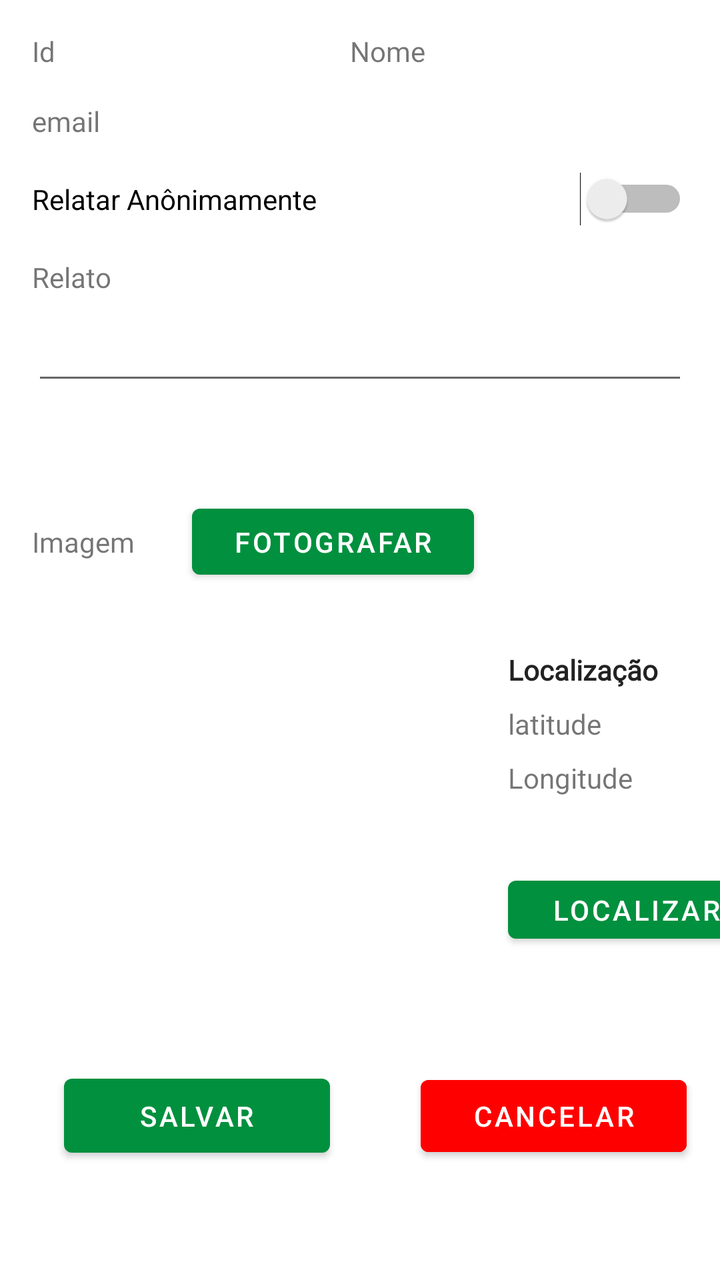
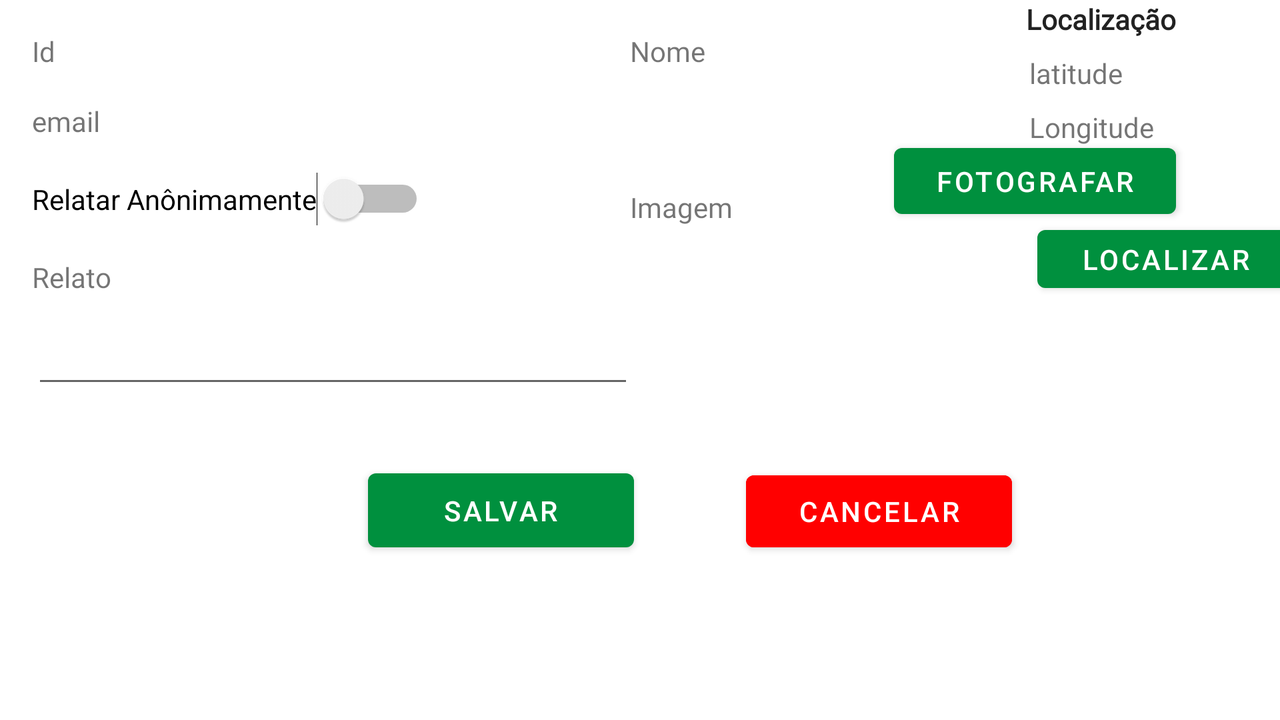

Compare how this app lays out the same screen by default and in its alternative resource folder. The renders come first, then the two layout files and the values they reference.
<!-- AndroidManifest.xml: application theme Theme.Sessao4Daniel -->
<!-- res/layout/fragment_reportacao.xml -->
<?xml version="1.0" encoding="utf-8"?>
<androidx.constraintlayout.widget.ConstraintLayout xmlns:android="http://schemas.android.com/apk/res/android"
    xmlns:app="http://schemas.android.com/apk/res-auto"
    xmlns:tools="http://schemas.android.com/tools"
    android:layout_width="match_parent"
    android:layout_height="match_parent"
    android:id="@+id/fragment_gallery"
    tools:context=".ui.reportacao.ReportAcaoFragment">

    <TextView
        android:id="@+id/reportar_txtIdUsuario"
        android:layout_width="wrap_content"
        android:layout_height="wrap_content"
        android:layout_marginStart="16dp"
        android:layout_marginTop="16dp"
        android:fontFamily="@font/open_sans"
        android:text="Id"
        app:layout_constraintStart_toStartOf="parent"
        app:layout_constraintTop_toTopOf="parent" />

    <TextView
        android:id="@+id/reportar_txtEmail"
        android:layout_width="wrap_content"
        android:layout_height="wrap_content"
        android:layout_marginTop="16dp"
        android:fontFamily="@font/open_sans"
        android:text="email"
        app:layout_constraintStart_toStartOf="@+id/reportar_txtIdUsuario"
        app:layout_constraintTop_toBottomOf="@+id/reportar_txtIdUsuario" />

    <TextView
        android:id="@+id/reportar_txtNome"
        android:layout_width="wrap_content"
        android:layout_height="wrap_content"
        android:fontFamily="@font/open_sans"
        android:text="Nome"
        app:layout_constraintBottom_toBottomOf="@+id/reportar_txtIdUsuario"
        app:layout_constraintEnd_toEndOf="parent"
        app:layout_constraintStart_toEndOf="@+id/reportar_txtIdUsuario"
        app:layout_constraintTop_toTopOf="@+id/reportar_txtIdUsuario" />

    <Switch
        android:id="@+id/reportar_swRelatarAnonimamente"
        android:layout_width="0dp"
        android:layout_height="wrap_content"
        android:layout_marginStart="16dp"
        android:layout_marginTop="16dp"
        android:layout_marginEnd="16dp"
        android:text="Relatar Anônimamente"
        app:layout_constraintEnd_toEndOf="parent"
        app:layout_constraintStart_toStartOf="parent"
        app:layout_constraintTop_toBottomOf="@+id/reportar_txtEmail" />

    <TextView
        android:id="@+id/textView4"
        android:layout_width="wrap_content"
        android:layout_height="wrap_content"
        android:layout_marginTop="16dp"
        android:fontFamily="@font/open_sans"
        android:text="Relato"
        app:layout_constraintStart_toStartOf="@+id/reportar_swRelatarAnonimamente"
        app:layout_constraintTop_toBottomOf="@+id/reportar_swRelatarAnonimamente" />

    <EditText
        android:id="@+id/reportar_edtRelato"
        android:layout_width="0dp"
        android:layout_height="wrap_content"
        android:layout_marginTop="8dp"
        android:ems="10"
        android:gravity="start|top"
        android:inputType="textMultiLine"
        app:layout_constraintEnd_toEndOf="@+id/reportar_swRelatarAnonimamente"
        app:layout_constraintStart_toStartOf="@+id/textView4"
        app:layout_constraintTop_toBottomOf="@+id/textView4" />

    <TextView
        android:id="@+id/textView5"
        android:layout_width="wrap_content"
        android:layout_height="wrap_content"
        android:layout_marginTop="64dp"
        android:fontFamily="@font/open_sans"
        android:text="Imagem"
        app:layout_constraintStart_toStartOf="@+id/reportar_edtRelato"
        app:layout_constraintTop_toBottomOf="@+id/reportar_edtRelato" />

    <Button
        android:id="@+id/reportar_btnFotografar"
        android:layout_width="141dp"
        android:layout_height="45dp"
        android:text="Fotografar"
        app:layout_constraintBottom_toBottomOf="@+id/textView5"
        app:layout_constraintEnd_toEndOf="parent"
        app:layout_constraintHorizontal_bias="0.19"
        app:layout_constraintStart_toEndOf="@+id/textView5"
        app:layout_constraintTop_toTopOf="@+id/textView5" />

    <ImageView
        android:id="@+id/imgRelatos"
        android:layout_width="146dp"
        android:layout_height="150dp"
        android:layout_marginTop="32dp"
        android:scaleType="centerCrop"
        app:layout_constraintStart_toStartOf="@+id/textView5"
        app:layout_constraintTop_toBottomOf="@+id/reportar_btnFotografar"
        tools:src="@tools:sample/avatars" />

    <TextView
        android:id="@+id/textView6"
        android:layout_width="wrap_content"
        android:layout_height="wrap_content"
        android:layout_marginStart="92dp"
        android:fontFamily="@font/open_sans_semibold"
        android:text="Localização"
        android:textColor="#222"
        android:textStyle="bold"
        app:layout_constraintStart_toEndOf="@+id/imgRelatos"
        app:layout_constraintTop_toTopOf="@+id/imgRelatos" />

    <TextView
        android:id="@+id/reportar_txtLatitude"
        android:layout_width="wrap_content"
        android:layout_height="wrap_content"
        android:layout_marginTop="8dp"
        android:layout_marginEnd="19dp"
        android:text="latitude"
        app:layout_constraintEnd_toEndOf="@+id/textView6"
        app:layout_constraintHorizontal_bias="0.0"
        app:layout_constraintStart_toStartOf="@+id/textView6"
        app:layout_constraintTop_toBottomOf="@+id/textView6" />

    <TextView
        android:id="@+id/reportar_txtLogintude"
        android:layout_width="wrap_content"
        android:layout_height="wrap_content"
        android:layout_marginTop="8dp"
        android:text="Longitude"
        app:layout_constraintEnd_toEndOf="@+id/reportar_txtLatitude"
        app:layout_constraintHorizontal_bias="0.0"
        app:layout_constraintStart_toStartOf="@+id/reportar_txtLatitude"
        app:layout_constraintTop_toBottomOf="@+id/reportar_txtLatitude" />

    <Button
        android:id="@+id/reportar_btnLocalizar"
        android:layout_width="128dp"
        android:layout_height="41dp"
        android:layout_marginTop="8dp"
        android:text="Localizar"
        app:layout_constraintBottom_toBottomOf="@+id/imgRelatos"
        app:layout_constraintStart_toStartOf="@+id/reportar_txtLogintude"
        app:layout_constraintTop_toBottomOf="@+id/reportar_txtLogintude"
        app:layout_constraintVertical_bias="1.0" />

    <Button
        android:id="@+id/reportar_btnSalvar"
        android:layout_width="133dp"
        android:layout_height="49dp"
        android:layout_marginStart="32dp"
        android:text="Salvar"
        app:layout_constraintBottom_toBottomOf="parent"
        app:layout_constraintStart_toStartOf="parent"
        app:layout_constraintTop_toBottomOf="@+id/imgRelatos" />

    <Button
        android:id="@+id/reportar_btnCancelar"
        android:layout_width="133dp"
        android:layout_height="wrap_content"
        android:backgroundTint="@color/red"
        android:text="Cancelar"
        app:layout_constraintBottom_toBottomOf="@+id/reportar_btnSalvar"
        app:layout_constraintEnd_toEndOf="parent"
        app:layout_constraintHorizontal_bias="0.73"
        app:layout_constraintStart_toEndOf="@+id/reportar_btnSalvar"
        app:layout_constraintTop_toTopOf="@+id/reportar_btnSalvar" />
</androidx.constraintlayout.widget.ConstraintLayout>
<!-- resources referenced by this layout -->
<resources>
  <color name="red">#ff0000</color>
  <style name="Theme.Sessao4Daniel" parent="Theme.MaterialComponents.Light.DarkActionBar">
          
          <item name="colorPrimary">@color/main_green</item>
          <item name="colorPrimaryVariant">@color/dark_green</item>
          <item name="colorOnPrimary">@color/white</item>
          
          <item name="colorSecondary">@color/yellow</item>
          <item name="colorSecondaryVariant">@color/light_green</item>
          <item name="colorOnSecondary">@color/black</item>
          
          <item name="android:statusBarColor" tools:targetApi="l">?attr/colorPrimaryVariant</item>
          
      </style>
  <color name="main_green">#00903e</color>
  <color name="dark_green">#014920</color>
  <color name="white">#FFFFFFFF</color>
  <color name="yellow">#fdc100</color>
  <color name="light_green">#18DF6E</color>
  <color name="black">#FF000000</color>
</resources>
<!-- res/layout-land/fragment_reportacao.xml (the repository's variant of the layout above) -->
<!-- drawn on the phone turned sideways -->
<?xml version="1.0" encoding="utf-8"?>
<androidx.constraintlayout.widget.ConstraintLayout xmlns:android="http://schemas.android.com/apk/res/android"
    xmlns:app="http://schemas.android.com/apk/res-auto"
    xmlns:tools="http://schemas.android.com/tools"
    android:layout_width="match_parent"
    android:layout_height="match_parent"
    android:id="@+id/fragment_gallery"
    tools:context=".ui.reportacao.ReportAcaoFragment">

    <TextView
        android:id="@+id/reportar_txtIdUsuario"
        android:layout_width="wrap_content"
        android:layout_height="wrap_content"
        android:layout_marginStart="16dp"
        android:layout_marginTop="16dp"
        android:fontFamily="@font/open_sans"
        android:text="Id"
        app:layout_constraintStart_toStartOf="parent"
        app:layout_constraintTop_toTopOf="parent" />

    <TextView
        android:id="@+id/reportar_txtEmail"
        android:layout_width="wrap_content"
        android:layout_height="wrap_content"
        android:layout_marginTop="16dp"
        android:fontFamily="@font/open_sans"
        android:text="email"
        app:layout_constraintStart_toStartOf="@+id/reportar_txtIdUsuario"
        app:layout_constraintTop_toBottomOf="@+id/reportar_txtIdUsuario" />

    <TextView
        android:id="@+id/reportar_txtNome"
        android:layout_width="wrap_content"
        android:layout_height="wrap_content"
        android:fontFamily="@font/open_sans"
        android:text="Nome"
        app:layout_constraintBottom_toBottomOf="@+id/reportar_txtIdUsuario"
        app:layout_constraintEnd_toEndOf="parent"
        app:layout_constraintStart_toEndOf="@+id/reportar_txtIdUsuario"
        app:layout_constraintTop_toTopOf="@+id/reportar_txtIdUsuario" />

    <Switch
        android:id="@+id/reportar_swRelatarAnonimamente"
        android:layout_width="wrap_content"
        android:layout_height="wrap_content"
        android:layout_marginStart="16dp"
        android:layout_marginTop="16dp"
        android:layout_marginEnd="16dp"
        android:text="Relatar Anônimamente"
        app:layout_constraintEnd_toEndOf="parent"
        app:layout_constraintHorizontal_bias="0.0"
        app:layout_constraintStart_toStartOf="parent"
        app:layout_constraintTop_toBottomOf="@+id/reportar_txtEmail" />

    <TextView
        android:id="@+id/textView4"
        android:layout_width="wrap_content"
        android:layout_height="wrap_content"
        android:layout_marginTop="16dp"
        android:fontFamily="@font/open_sans"
        android:text="Relato"
        app:layout_constraintStart_toStartOf="@+id/reportar_swRelatarAnonimamente"
        app:layout_constraintTop_toBottomOf="@+id/reportar_swRelatarAnonimamente" />

    <EditText
        android:id="@+id/reportar_edtRelato"
        android:layout_width="301dp"
        android:layout_height="43dp"
        android:layout_marginTop="8dp"
        android:ems="10"
        android:gravity="start|top"
        android:inputType="textMultiLine"
        app:layout_constraintEnd_toEndOf="@+id/reportar_swRelatarAnonimamente"
        app:layout_constraintHorizontal_bias="0.0"
        app:layout_constraintStart_toStartOf="@+id/textView4"
        app:layout_constraintTop_toBottomOf="@+id/textView4" />

    <TextView
        android:id="@+id/textView5"
        android:layout_width="wrap_content"
        android:layout_height="wrap_content"
        android:layout_marginTop="8dp"
        android:fontFamily="@font/open_sans"
        android:text="Imagem"
        app:layout_constraintStart_toStartOf="@+id/reportar_txtNome"
        app:layout_constraintTop_toTopOf="@+id/reportar_swRelatarAnonimamente" />

    <Button
        android:id="@+id/reportar_btnFotografar"
        android:layout_width="141dp"
        android:layout_height="45dp"
        android:text="Fotografar"
        app:layout_constraintBottom_toBottomOf="@+id/textView5"
        app:layout_constraintEnd_toEndOf="parent"
        app:layout_constraintHorizontal_bias="0.608"
        app:layout_constraintStart_toEndOf="@+id/textView5"
        app:layout_constraintTop_toTopOf="@+id/textView5"
        app:layout_constraintVertical_bias="1.0" />

    <ImageView
        android:id="@+id/imgRelatos"
        android:layout_width="146dp"
        android:layout_height="150dp"
        app:layout_constraintStart_toStartOf="@+id/textView5"
        tools:layout_editor_absoluteY="148dp"
        tools:src="@tools:sample/avatars" />

    <Button
        android:id="@+id/reportar_btnLocalizar"
        android:layout_width="128dp"
        android:layout_height="41dp"
        android:layout_marginStart="4dp"
        android:layout_marginTop="8dp"
        android:text="Localizar"
        app:layout_constraintBottom_toBottomOf="@+id/imgRelatos"
        app:layout_constraintStart_toStartOf="@+id/reportar_txtLogintude"
        app:layout_constraintTop_toBottomOf="@+id/reportar_txtLogintude"
        app:layout_constraintVertical_bias="1.0" />

    <TextView
        android:id="@+id/textView6"
        android:layout_width="wrap_content"
        android:layout_height="wrap_content"
        android:layout_marginStart="52dp"
        android:fontFamily="@font/open_sans_semibold"
        android:text="Localização"
        android:textColor="#222"
        android:textStyle="bold"
        app:layout_constraintStart_toEndOf="@+id/imgRelatos"
        app:layout_constraintTop_toTopOf="@+id/imgRelatos" />

    <TextView
        android:id="@+id/reportar_txtLatitude"
        android:layout_width="wrap_content"
        android:layout_height="wrap_content"
        android:layout_marginTop="8dp"
        android:layout_marginEnd="19dp"
        android:text="latitude"
        app:layout_constraintEnd_toEndOf="@+id/textView6"
        app:layout_constraintHorizontal_bias="0.181"
        app:layout_constraintStart_toStartOf="@+id/textView6"
        app:layout_constraintTop_toBottomOf="@+id/textView6" />

    <TextView
        android:id="@+id/reportar_txtLogintude"
        android:layout_width="wrap_content"
        android:layout_height="wrap_content"
        android:layout_marginTop="8dp"
        android:text="Longitude"
        app:layout_constraintEnd_toEndOf="@+id/reportar_txtLatitude"
        app:layout_constraintHorizontal_bias="0.0"
        app:layout_constraintStart_toStartOf="@+id/reportar_txtLatitude"
        app:layout_constraintTop_toBottomOf="@+id/reportar_txtLatitude" />

    <Button
        android:id="@+id/reportar_btnSalvar"
        android:layout_width="133dp"
        android:layout_height="49dp"
        android:layout_marginStart="184dp"
        android:text="Salvar"
        app:layout_constraintBottom_toBottomOf="parent"
        app:layout_constraintStart_toStartOf="parent"
        app:layout_constraintTop_toBottomOf="@+id/imgRelatos" />

    <Button
        android:id="@+id/reportar_btnCancelar"
        android:layout_width="133dp"
        android:layout_height="wrap_content"
        android:backgroundTint="@color/red"
        android:text="Cancelar"
        app:layout_constraintBottom_toBottomOf="@+id/reportar_btnSalvar"
        app:layout_constraintEnd_toEndOf="parent"
        app:layout_constraintHorizontal_bias="0.295"
        app:layout_constraintStart_toEndOf="@+id/reportar_btnSalvar"
        app:layout_constraintTop_toTopOf="@+id/reportar_btnSalvar"
        app:layout_constraintVertical_bias="1.0" />
</androidx.constraintlayout.widget.ConstraintLayout>
